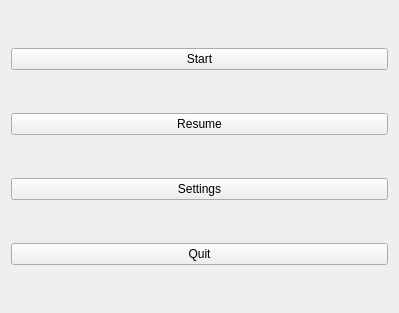
<?xml version="1.0" encoding="UTF-8"?>
<ui version="4.0">
 <class>MainMenu</class>
 <widget class="QMainWindow" name="MainMenu">
  <property name="geometry">
   <rect>
    <x>0</x>
    <y>0</y>
    <width>399</width>
    <height>313</height>
   </rect>
  </property>
  <property name="windowTitle">
   <string>MainMenu</string>
  </property>
  <widget class="QWidget" name="centralWidget">
   <layout class="QHBoxLayout" name="horizontalLayout_2">
    <item>
     <layout class="QGridLayout" name="gridLayout">
      <item row="5" column="1">
       <widget class="QPushButton" name="quit">
        <property name="text">
         <string>Quit</string>
        </property>
       </widget>
      </item>
      <item row="0" column="1">
       <widget class="QPushButton" name="start">
        <property name="text">
         <string>Start</string>
        </property>
       </widget>
      </item>
      <item row="2" column="1">
       <widget class="QPushButton" name="settings">
        <property name="text">
         <string>Settings</string>
        </property>
       </widget>
      </item>
      <item row="1" column="1">
       <widget class="QPushButton" name="resume">
        <property name="text">
         <string>Resume</string>
        </property>
       </widget>
      </item>
     </layout>
    </item>
   </layout>
  </widget>
 </widget>
 <layoutdefault spacing="6" margin="11"/>
 <resources/>
 <connections/>
</ui>
